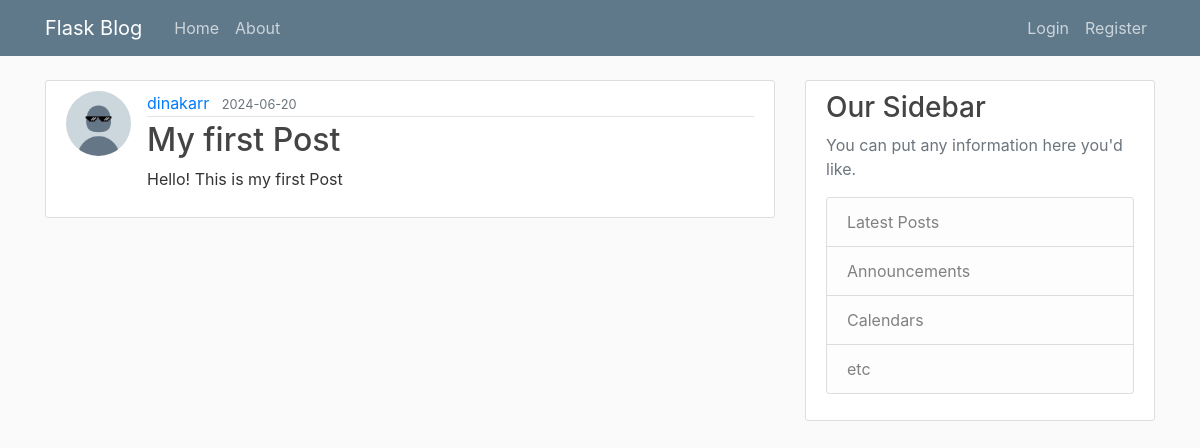
/post/1, run on the app's committed database.
### flaskblog/models.py (models this page shows, shortened)
class User(db.Model, UserMixin):
    id = db.Column(db.Integer, primary_key=True)
    username = db.Column(db.String(20), unique=True,nullable=False)
    email = db.Column(db.String(120), unique=True,nullable=False)
    image_file = db.Column(db.String(20),nullable=False, default = 'default.jpg') #we will later hash the images files
    password= db.Column(db.String(60), nullable=False)
    posts=db.relationship('Post',backref='author', lazy=True) #posts attribute has a relationship to the Post model, backref helps to provide the user who wrote the post, 'lazy' sql alchemy loads the data in one go

class Post(db.Model):
    id =db.Column(db.Integer, primary_key=True)
    title =db.Column(db.String(100), nullable=False)
    date_posted = db.Column(db.DateTime,nullable=False,default=lambda: datetime.now(pytz.utc))
    content =db.Column(db.Text,nullable=False)
    user_id = db.Column(db.Integer,db.ForeignKey('user.id'),nullable=False)

### flaskblog/posts/routes.py (the view)
@posts.route("/post/<int:post_id>") #specifying that the post id will be an in
def post(post_id):
    post=Post.query.get_or_404(post_id) #instead of get method, either returns post or gives error 404 if not there
    return render_template('posts.html', title=post.title, post=post)

### flaskblog/templates/posts.html (shortened to what this page needs)
{% extends "layouts.html" %}
{% block content %}
<article class="media content-section">
  <img class="rounded-circle article-img" src="{{url_for('static', filename='profile_pics/'+ post.author.image_file) }}">
  <div class="media-body">
      <div class="article-metadata">
        <a class="mr-2" href="#">{{ post.author.username }}</a>
        <small class="text-muted">{{ post.date_posted.strftime('%Y-%m-%d') }}</small>
    </div>
      <h2 class="article-title">{{ post.title }}</h2>
      <p class="article-content">{{ post.content }}</p>
    </div>
  </article>
{% endblock content %}

### flaskblog/static/main.css (style rules this page uses)
body { background: #fafafa; color: #333333; margin-top: 5rem; }
h1, h2, h3, h4, h5, h6 { color: #444444; }
.content-section { background: #ffffff; padding: 10px 20px; border: 1px solid #dddddd; border-radius: 3px; margin-bottom: 20px; }
.article-title { color: #444444; }
.article-content { white-space: pre-line; }
.article-img { height: 65px; width: 65px; margin-right: 16px; }
.article-metadata { padding-bottom: 1px; margin-bottom: 4px; border-bottom: 1px solid #e3e3e3 }

### data on the page
User: image_file (placeholder picture), author.username "dinakarr"
Post: date_posted "2024-06-20", title "My first Post", content "Hello! This is my first Post"
